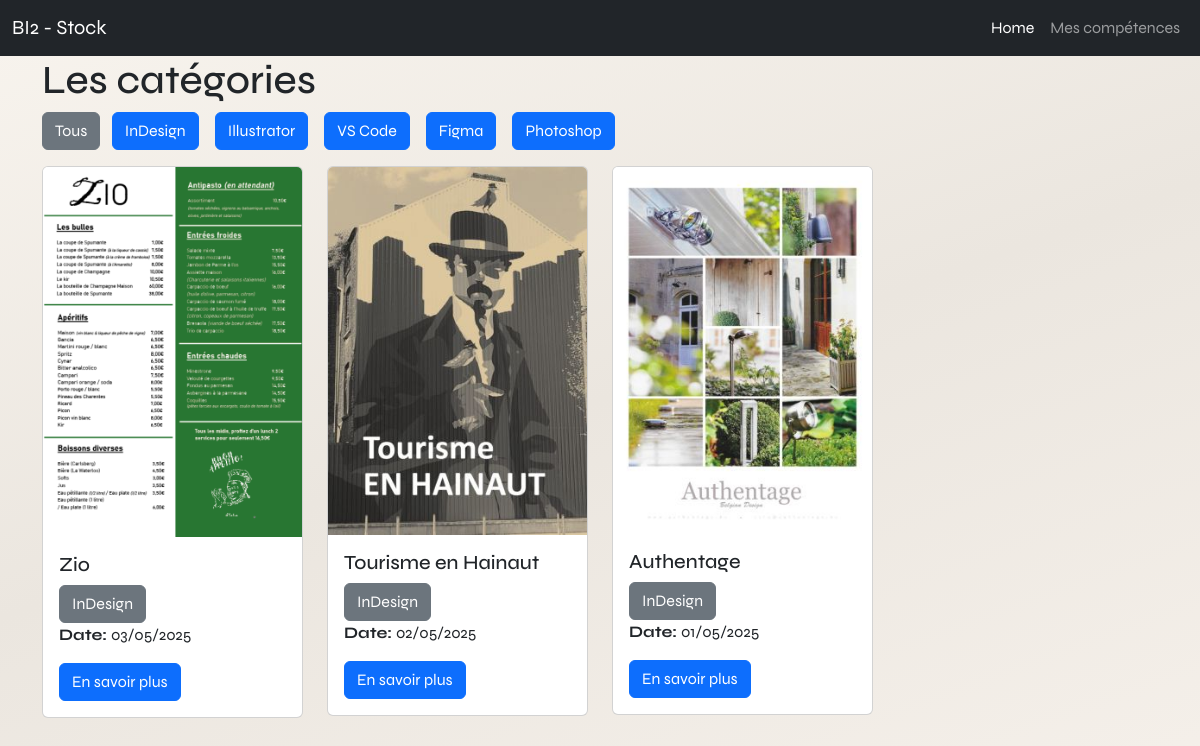
Page /categories.php?id=11 on the committed database.
### tables this page shows
CREATE TABLE IF NOT EXISTS `categories` (
  `id` int NOT NULL AUTO_INCREMENT,
  `name` varchar(100) NOT NULL,
  `image` varchar(255) DEFAULT NULL,
  `description` text,
  PRIMARY KEY (`id`)
);

CREATE TABLE IF NOT EXISTS `products` (
  `id` int NOT NULL AUTO_INCREMENT,
  `name` varchar(100) NOT NULL,
  `date` date NOT NULL,
  `category` int NOT NULL,
  `description` text NOT NULL,
  `cover` varchar(255) NOT NULL,
  PRIMARY KEY (`id`)
);

### categories.php (the view, shortened to what this page needs)
<?php
    require "config/connexion.php";
    if(isset($_GET['id']) && is_numeric($_GET['id']))
    {
        $mode = htmlspecialchars($_GET['id']);
    }else{
        $mode = "all";
    }
?>
<!doctype html>
<html lang="fr">
<head>
    <link rel="stylesheet" href="assets/bootstrap-5.3.8-dist/css/bootstrap.min.css">
    <link rel="stylesheet" href="https://cdnjs.cloudflare.com/ajax/libs/font-awesome/7.0.1/css/all.min.css" />
    <link rel="stylesheet" href="build/style.css">
</head>
<body>
<?php
    include("partials/nav.php");
?>
    <div class="container">
        <h1>Les catégories</h1>
        <a href="categories.php" class="btn btn-secondary">Tous</a>
        <?php
            $catList = $bdd->query("SELECT * FROM categories");
            while($donCatList = $catList->fetch())
            {
                echo "<a href='categories.php?id=".$donCatList['id']."' class='btn btn-primary mx-2'>".$donCatList['name']."</a>";
            }
        ?>
        <div class="row">
            <?php
            require "config/connexion.php";
            if($mode == "all")
            {
                $req = $bdd->query("SELECT products.cover AS cover, products.name AS pname, categories.name AS cname, DATE_FORMAT(products.date, '%d/%m/%Y') AS mydate, products.id AS pid, categories.id AS cid FROM products INNER JOIN categories ON products.category = categories.id ORDER BY products.date DESC");
            }else{
                $req = $bdd->prepare("SELECT products.cover AS cover, products.name AS pname, categories.name AS cname, DATE_FORMAT(products.date, '%d/%m/%Y') AS mydate, products.id AS pid, categories.id AS cid FROM products INNER JOIN categories ON products.category = categories.id WHERE products.category=? ORDER BY products.date DESC");
                $req->execute([$mode]);
            }
            $count = $req->rowCount();
            if($count > 0)
            {
                while($don = $req->fetch())
                {
                    echo '<div class="col-lg-3 col-md-4 col-sm-6">';
                        echo '<div class="card my-3">';
                            echo '<img src="images/mini_'.$don['cover'].'" class="card-img-top" alt="image de '.$don['pname'].'">';
                            echo ' <div class="card-body">';
                                echo '<h5 class="card-title">'.$don['pname'].'</h5>';
                                echo '<a href="categories.php?id='.$don['cid'].'" class="btn btn-secondary">'.$don['cname'].'</a>';
                                echo ' <p class="card-text"><strong>Date: </strong>'.$don['mydate'].'</p>';
                                echo ' <a href="product.php?id='.$don['pid'].'" class="btn btn-primary">En savoir plus</a>';
                            echo '</div>';
                        echo '</div>';
                    echo '</div>';
                }
            }else{
                echo "<p class='col-12 text-center'>Aucun produit dans cette catégorie</p>";
            }
            ?>
        </div>
    </div>
</body>
</html>

### build/style.css (style rules this page uses)
* { margin: 0; padding: 0; }
html { scroll-behavior: smooth; overflow-x: hidden; max-width: 100%; background: linear-gradient(160deg, #f8f4ee 0%, #ebe6df 50%, #f5f0ea 100%); background-attachment: fixed; }
body { overflow-x: hidden; max-width: 100%; background: linear-gradient(160deg, #f8f4ee 0%, #ebe6df 50%, #f5f0ea 100%); background-attachment: fixed; }
body, span, .main-search-bar { font-family: "Syne", sans-serif; }

### rows in the picture
categories: name "InDesign"
categories: name "Illustrator"
categories: name "VS Code"
categories: name "Figma"
categories: name "Photoshop"
products: cover (picture), name "Zio", categories.name "InDesign", mydate "03/05/2025"
products: cover (picture), name "Tourisme en Hainaut", categories.name "InDesign", mydate "02/05/2025"
products: cover (picture), name "Authentage", categories.name "InDesign", mydate "01/05/2025"
